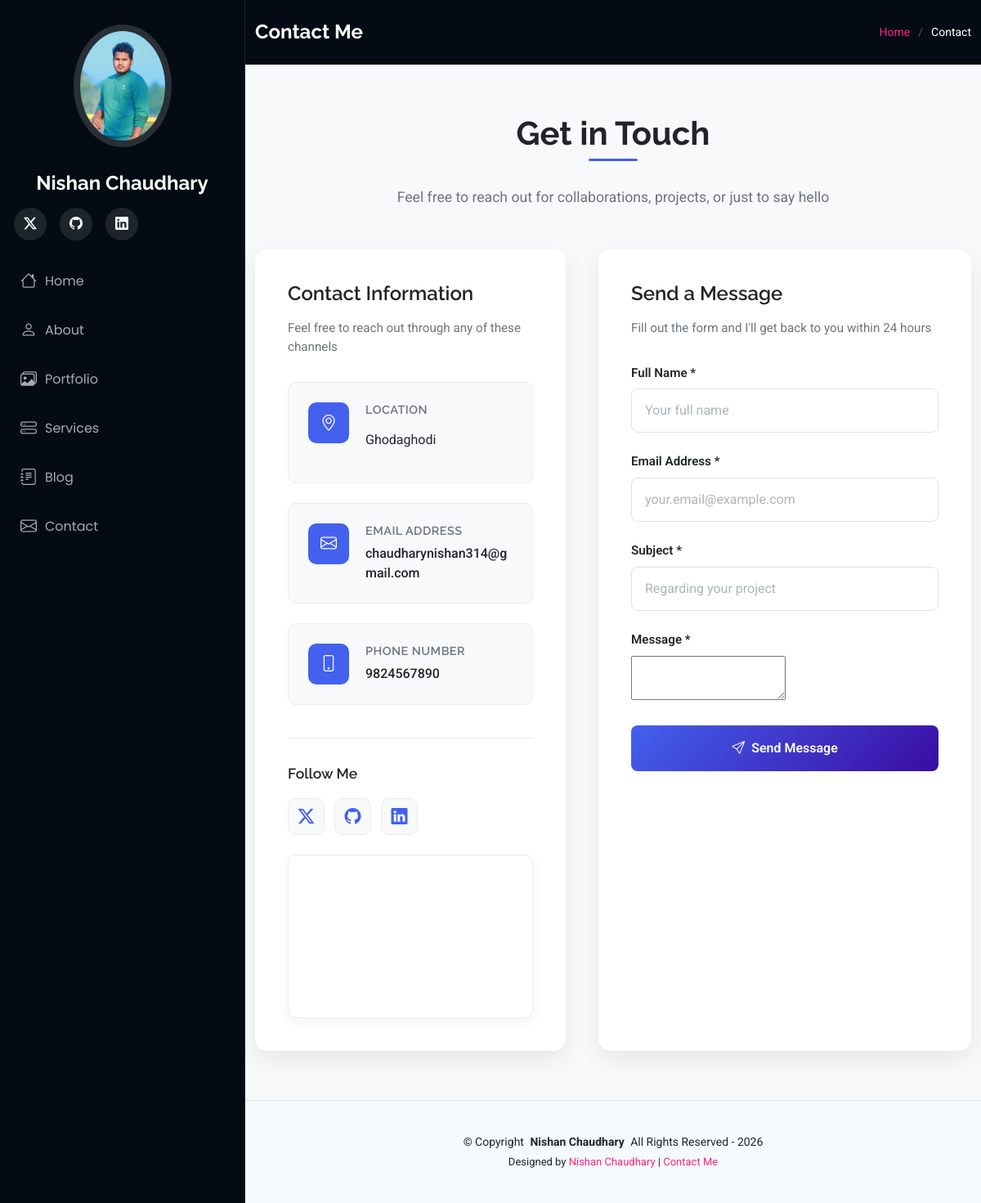
Page /contact/ on the committed database.
### portfolio/models.py (models this page shows, shortened)
class About(models.Model):
    id = models.UUIDField(primary_key=True, default=uuid.uuid4, editable=False)
    full_name = models.CharField(_("Full Name"), max_length=200)
    title = models.CharField(_("Title"), max_length=200)
    bio = QuillField(_("Biography"))
    email = models.EmailField(_("Email"))
    phone = models.CharField(_("Phone"), max_length=20, blank=True)
    address = models.TextField(_("Address"), blank=True)
    github_url = models.URLField(_("GitHub URL"))
    linkedin_url = models.URLField(_("LinkedIn URL"), blank=True)
    twitter_url = models.URLField(_("Twitter URL"), blank=True)
    profile_image = models.ImageField(_("Profile Image"), upload_to='profile/', blank=True)
    resume = models.FileField(_("Resume"), upload_to='resumes/', blank=True)
    is_active = models.BooleanField(_("Active"), default=True)
    created_at = models.DateTimeField(_("Created At"), auto_now_add=True)
    updated_at = models.DateTimeField(_("Updated At"), auto_now=True)
    history = HistoricalRecords()
    class Meta:
        verbose_name = _("About")
        verbose_name_plural = _("About")

### portfolio/views.py (the view)
# urls.py: path('contact/', views.contact, name='contact'),
def contact(request):
    if request.method == 'POST':
        form = ContactForm(request.POST)
        if form.is_valid():
            contact_message = form.save(commit=False)
            contact_message.ip_address = request.META.get('REMOTE_ADDR')
            contact_message.user_agent = request.META.get('HTTP_USER_AGENT', '')
            contact_message.save()
            if request.headers.get('X-Requested-With') == 'XMLHttpRequest':
                return JsonResponse({
                    'success': True,
                    'message': 'Thank you for your message! I will get back to you soon.'
                })
            return render(request, 'portfolio/contact_success.html')
    else:
        form = ContactForm()
    context = {
        'form': form,
    }
    return render(request, 'portfolio/contact.html', context)

### portfolio/forms.py (shortened to what this page needs)
class ContactForm(forms.ModelForm):
    class Meta:
        model = ContactMessage
        fields = ['name', 'email', 'subject', 'message']
        widgets = {
            'name': forms.TextInput(attrs={
                'class': 'form-control',
                'placeholder': _('Your Name'),
            }),
            'email': forms.EmailInput(attrs={
                'class': 'form-control',
                'placeholder': _('Your Email'),
            }),
            'subject': forms.TextInput(attrs={
                'class': 'form-control',
                'placeholder': _('Subject'),
            }),
            'message': forms.Textarea(attrs={
                'class': 'form-control',
                'placeholder': _('Your Message'),
                'rows': 5,
            }),
        }
        labels = {
            'name': _('Name'),
            'email': _('Email'),
            'subject': _('Subject'),
            'message': _('Message'),
        }

### portfolio/context_processors.py (called while the page is built)
def site_settings(request):
    about = About.objects.filter(is_active=True).first()
    return {
        'site_title': 'Nishan Chaudhary - Django Developer',
        'site_description': 'Portfolio of Nishan Chaudhary, Django Web Developer',
        'site_author': 'Nishan Chaudhary',
        'current_year': 2024,
        'about': about,
    }

### templates/portfolio/contact.html (shortened to what this page needs)
{% extends 'base.html' %}
{% load static %}
{% block extra_css %}
<link href="https://cdn.jsdelivr.net/npm/summernote@0.8.20/dist/summernote-lite.min.css" rel="stylesheet">
{% endblock %}
{% block content %}
<div class="page-title mt-0 dark-background">
  <div class="container d-lg-flex justify-content-between align-items-center">
    <h1 class="mb-2 mb-lg-0">Contact Me</h1>
    <nav class="breadcrumbs">
      <ol>
        <li><a href="{% url 'portfolio:home' %}">Home</a></li>
        <li class="current">Contact</li>
      </ol>
    </nav>
  </div>
</div>
<section class="contact-section">
  <div class="container">
    <div class="section-header" data-aos="fade-up">
      <h2>Get in Touch</h2>
      <p>Feel free to reach out for collaborations, projects, or just to say hello</p>
    </div>
    <div class="contact-grid">
      <div class="contact-info-card" data-aos="fade-up" data-aos-delay="100">
        <h3>Contact Information</h3>
        <p>Feel free to reach out through any of these channels</p>
        <div class="contact-items">
          <div class="contact-item">
            <div class="contact-item-icon">
              <i class="bi bi-geo-alt"></i>
            </div>
            <div class="contact-item-content">
              <h4>Location</h4>
              <p>{{ about.address|default:"Ghodaghodi-2, Nepal"|safe|linebreaksbr }}</p>
            </div>
          </div>
          <div class="contact-item">
            <div class="contact-item-icon">
              <i class="bi bi-envelope"></i>
            </div>
            <div class="contact-item-content">
              <h4>Email Address</h4>
              <a href="mailto:{{ about.email|default:'contact@example.com' }}"
                 class="word-break"
                 title="{{ about.email|default:'contact@example.com' }}">
                {{ about.email|default:"contact@example.com" }}
              </a>
            </div>
          </div>
          <div class="contact-item">
            <div class="contact-item-icon">
              <i class="bi bi-phone"></i>
            </div>
            <div class="contact-item-content">
              <h4>Phone Number</h4>
              <a href="tel:{{ about.phone|default:'+9779841000000' }}">
                {{ about.phone|default:"+977 9841 000 000" }}
              </a>
            </div>
          </div>
        </div>
        {% if about.twitter_url or about.github_url or about.linkedin_url %}
        <div class="social-section">
          <h4>Follow Me</h4>
          <div class="social-links">
            {% if about.twitter_url %}
            <a href="{{ about.twitter_url }}" target="_blank" class="social-link" title="Twitter">
              <i class="bi bi-twitter-x"></i>
            </a>
            {% endif %}
            {% if about.github_url %}
            <a href="{{ about.github_url }}" target="_blank" class="social-link" title="GitHub">
              <i class="bi bi-github"></i>
            </a>
            {% endif %}
            {% if about.linkedin_url %}
            <a href="{{ about.linkedin_url }}" target="_blank" class="social-link" title="LinkedIn">
              <i class="bi bi-linkedin"></i>
            </a>
            {% endif %}
          </div>
        </div>
        {% endif %}
        <div class="map-container mt-4">
          <iframe
            src="{{ about.google_map_url|default:'https://www.google.com/maps/embed?pb=!1m18!1m12!1m3!1d3532.4640151637564!2d85.32393731505463!3d27.703551982793608!2m3!1f0!2f0!3f0!3m2!1i1024!2i768!4f13.1!3m3!1m2!1s0x39eb1908434cb3c9%3A0x2b1b5a5b5a5b5a5b!2sKathmandu%2044600%2C%20Nepal!5e0!3m2!1sen!2snp!4v1645436789045!5m2!1sen!2snp' }}"
            allowfullscreen
            loading="lazy"
>
          </iframe>
        </div>
      </div>
      <div class="contact-form-card" data-aos="fade-up" data-aos-delay="200">
        <h3>Send a Message</h3>
        <p>Fill out the form and I'll get back to you within 24 hours</p>
        <form method="post" class="contact-form" id="contactForm">
          <div class="form-group">
            <label for="id_name">Full Name *</label>
            <input type="text"
                   name="name"
                   class="form-control"
                   id="id_name"
                   placeholder="Your full name"
                   value="{{ form.name.value|default:'' }}"
                   required>
          </div>
          <div class="form-group">
            <label for="id_email">Email Address *</label>
            <input type="email"
                   name="email"
                   class="form-control"
                   id="id_email"
                   placeholder="your.email@example.com"
                   value="{{ form.email.value|default:'' }}"
                   required>
          </div>
          <div class="form-group">
            <label for="id_subject">Subject *</label>
            <input type="text"
                   name="subject"
                   class="form-control"
                   id="id_subject"
                   placeholder="Regarding your project"
                   value="{{ form.subject.value|default:'' }}"
                   required>
          </div>
          <div class="form-group">
            <label for="summernote">Message *</label>
            <textarea id="summernote" name="message">{{ form.message.value|default:'' }}</textarea>
          </div>
          <button type="submit" class="submit-btn">
            <i class="bi bi-send"></i>
            Send Message
          </button>
        </form>
      </div>
    </div>
  </div>
</section>
{% endblock %}

### templates/partials/header.html (shortened to what this page needs)
{% load static %}
<header id="header" class="header dark-background d-flex flex-column">
  <div class="profile-img">
    {% if about.profile_image %}
    <img src="{{ about.profile_image.url }}" alt="{{ about.full_name }}" class="img-fluid rounded-circle">
    {% else %}
    <img src="{% static 'assets/img/my-profile-img.jpg' %}" alt="{{ about.full_name }}" class="img-fluid rounded-circle">
    {% endif %}
  </div>
  <a href="{% url 'portfolio:home' %}" class="logo d-flex align-items-center justify-content-center">
    <h1 class="sitename">{{ about.full_name|default:"Alex Smith" }}</h1>
  </a>
  <div class="social-links text-center">
    {% if about.twitter_url %}
    <a href="{{ about.twitter_url }}" class="twitter"><i class="bi bi-twitter-x"></i></a>
    {% endif %}
    {% if about.github_url %}
    <a href="{{ about.github_url }}" class="github"><i class="bi bi-github"></i></a>
    {% endif %}
    {% if about.linkedin_url %}
    <a href="{{ about.linkedin_url }}" class="linkedin"><i class="bi bi-linkedin"></i></a>
    {% endif %}
  </div>
  <nav id="navmenu" class="navmenu">
    <ul>
      <li><a href="{% url 'portfolio:home' %}#hero" class="{% if request.resolver_match.url_name == 'home' %}active{% endif %}"><i class="bi bi-house navicon"></i>Home</a></li>
      <li><a href="{% url 'portfolio:home' %}#about"><i class="bi bi-person navicon"></i> About</a></li>
      <li><a href="{% url 'portfolio:project_list' %}"><i class="bi bi-images navicon"></i> Portfolio</a></li>
      <li><a href="{% url 'portfolio:services' %}"><i class="bi bi-hdd-stack navicon"></i> Services</a></li>
      <li><a href="{% url 'portfolio:blog_list' %}"><i class="bi bi-journal-text navicon"></i> Blog</a></li>
      <li><a href="{% url 'portfolio:contact' %}"><i class="bi bi-envelope navicon"></i> Contact</a></li>
    </ul>
  </nav>
</header>

### templates/partials/footer.html
<footer id="footer" class="footer position-relative light-background">
  <div class="container">
    <div class="copyright text-center">
      <p>© <span>Copyright</span> <strong class="px-1 sitename">{{ about.full_name|default:"Nishan Chaudhary" }}</strong> <span>All Rights Reserved</span> - {% now "Y" %}</p>
    </div>
    <div class="credits">
      Designed by <a href="https://github.com/Nishanchaudhary">Nishan Chaudhary</a>
      {% if about.email %}
      | <a href="mailto:{{ about.email }}">Contact Me</a>
      {% endif %}
    </div>
  </div>
</footer>

### static/assets/css/main.css (style rules this page uses)
:root { --default-font: "Roboto", system-ui, -apple-system, "Segoe UI", Roboto, "Helvetica Neue", Arial, "Noto Sans", "Liberation Sans", sans-serif, "Apple Color Emoji", "Segoe UI Emoji", "Segoe UI Symbol", "Noto Color Emoji"; --heading-font: "Raleway", sans-serif; --nav-font: "Poppins", sans-serif; }
:root { --background-color: #ffffff; --default-color: #212529; --heading-color: #050d18; --accent-color: #4361ee; --surface-color: #ffffff; --contrast-color: #ffffff; --primary-color: #4361ee; --secondary-color: #3a0ca3; --accent-color-alt: #f72585; --light-color: #f8f9fa; --dark-color: #212529; --text-color: #495057; --border-color: #dee2e6; }
:root { --nav-color: #a8a9b4; --nav-hover-color: #ffffff; --nav-mobile-background-color: #040b14; --nav-dropdown-background-color: #040b14; --nav-dropdown-color: #a8a9b4; --nav-dropdown-hover-color: #ffffff; }
.light-background { --background-color: #f4fafd; --surface-color: #ffffff; }
.dark-background { --background-color: #040b14; --default-color: #ffffff; --heading-color: #ffffff; --surface-color: #151f2b; --contrast-color: #ffffff; }
:root { scroll-behavior: smooth; }
body { color: var(--default-color); background-color: var(--background-color); font-family: var(--default-font); }
a { color: var(--accent-color); text-decoration: none; transition: 0.3s; }
h1, h2, h3, h4, h5, h6 { color: var(--heading-color); font-family: var(--heading-font); }
:root { --card-shadow: 0 10px 30px rgba(0, 0, 0, 0.08); --card-shadow-hover: 0 20px 40px rgba(0, 0, 0, 0.12); --transition: all 0.3s ease; }
.header { color: var(--default-color); background-color: var(--background-color); position: fixed; top: 0; left: 0; bottom: 0; padding: 0 15px; width: 300px; transition: all ease-in-out 0.3s; overflow-y: auto; z-index: 997; border-right: 1px solid color-mix(in srgb, var(--default-color), transparent 90%); }
.header .profile-img img { margin: 15px auto; display: block; width: 120px; border: 8px solid color-mix(in srgb, var(--default-color), transparent 85%); }
.header .logo { line-height: 1; margin-bottom: 15px; }
.header .logo h1 { font-size: 24px; margin: 0; font-weight: 700; color: var(--heading-color); }
.header .social-links { margin: 0 0 20px 0; }
.header .social-links a { font-size: 16px; display: inline-flex; align-items: center; justify-content: center; background: color-mix(in srgb, var(--default-color), transparent 90%); color: var(--default-color); margin: 0 2px; border-radius: 50%; text-align: center; width: 40px; height: 40px; transition: 0.3s; }
@media (min-width: 1200px) { .header~main, .header~#footer { margin-left: 300px; } }
.navmenu { padding: 0; z-index: 9997; }
.navmenu ul { list-style: none; padding: 0 0 20px 0; margin: 0; }
.navmenu a, .navmenu a:focus { color: var(--nav-color); padding: 15px 10px; font-family: var(--nav-font); font-size: 16px; font-weight: 400; display: flex; align-items: center; white-space: nowrap; transition: 0.3s; width: 100%; }
.navmenu a .navicon, .navmenu a:focus .navicon { font-size: 20px; margin-right: 10px; }
.footer { color: var(--default-color); background-color: var(--background-color); font-size: 14px; padding: 40px 0; position: relative; border-top: 1px solid color-mix(in srgb, var(--default-color), transparent 90%); }
.footer .copyright p { margin-bottom: 0; }
.footer .credits { margin-top: 4px; font-size: 13px; text-align: center; }
.page-title { color: var(--default-color); background-color: var(--background-color); padding: 25px 0; position: relative; }
.page-title h1 { font-size: 24px; font-weight: 700; }
.page-title .breadcrumbs ol { display: flex; flex-wrap: wrap; list-style: none; padding: 0; margin: 0; font-size: 14px; font-weight: 400; }
.page-title .breadcrumbs ol li+li { padding-left: 10px; }
.page-title .breadcrumbs ol li+li::before { content: "/"; display: inline-block; padding-right: 10px; color: color-mix(in srgb, var(--default-color), transparent 70%); }
section, .section { color: var(--default-color); background-color: var(--background-color); padding: 60px 0; overflow: clip; }
.section-header { margin-bottom: 3rem; }
[data-aos] { pointer-events: none; }
[data-aos].aos-animate { pointer-events: auto; }

### templates/partials/header.html (style rules this page uses)
.profile-img { display: flex; justify-content: center; margin: 0 auto; padding: 15px 0; }
.profile-img img { width: 180px; height: 180px; object-fit: cover; border-radius: 50%; border: 5px solid rgba(255, 255, 255, 0.1); }
@media (max-width: 1200px) { .profile-img img { width: 150px; height: 150px; } }

### rows in the picture
About: profile_image (picture), full_name "Nishan Chaudhary", address "Ghodaghodi", email "chaudharynishan314@gmail.com", phone "9824567890"
